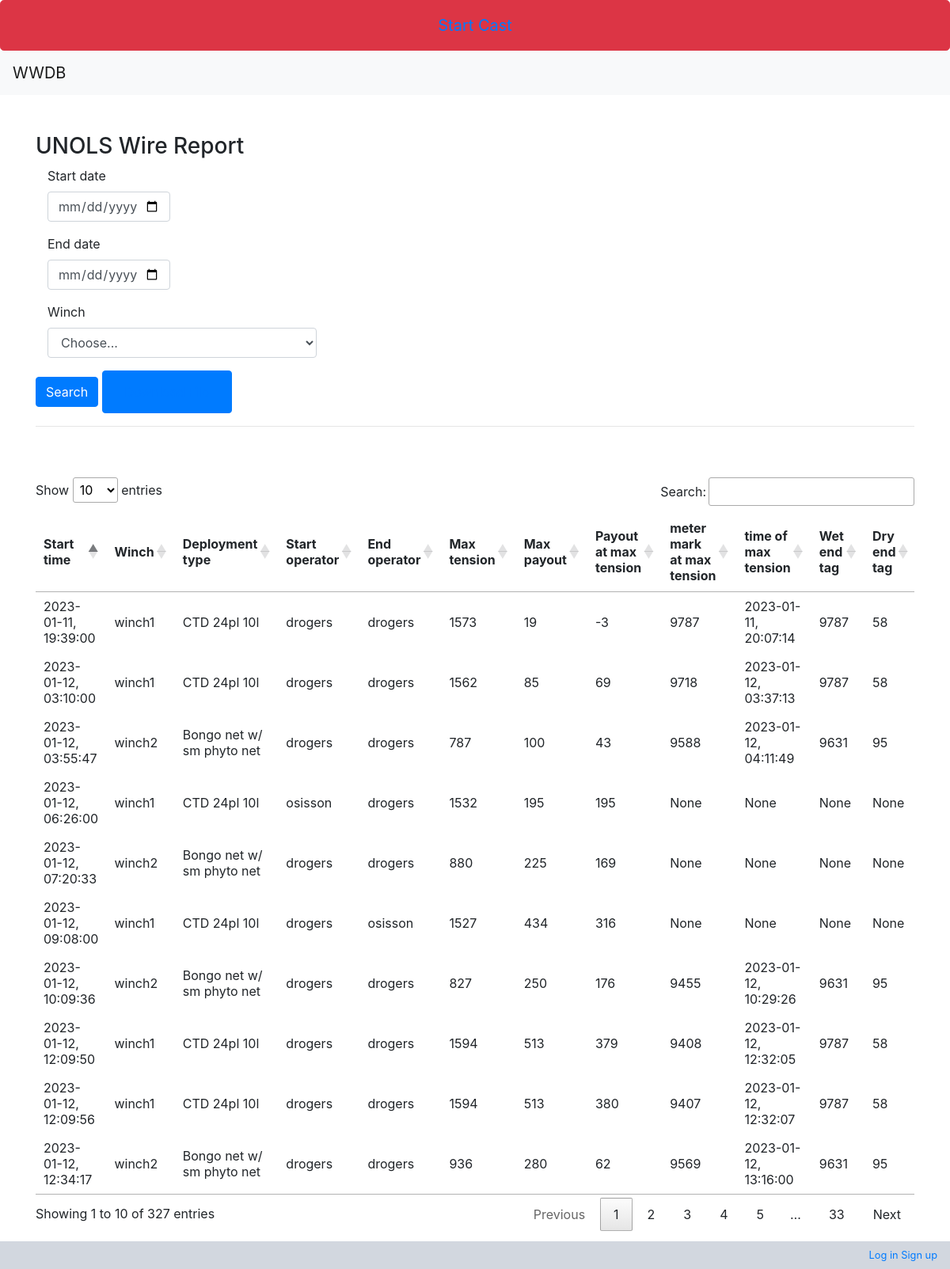
Page /wwdb/reports/unolswirereport/ on the earlier database version.
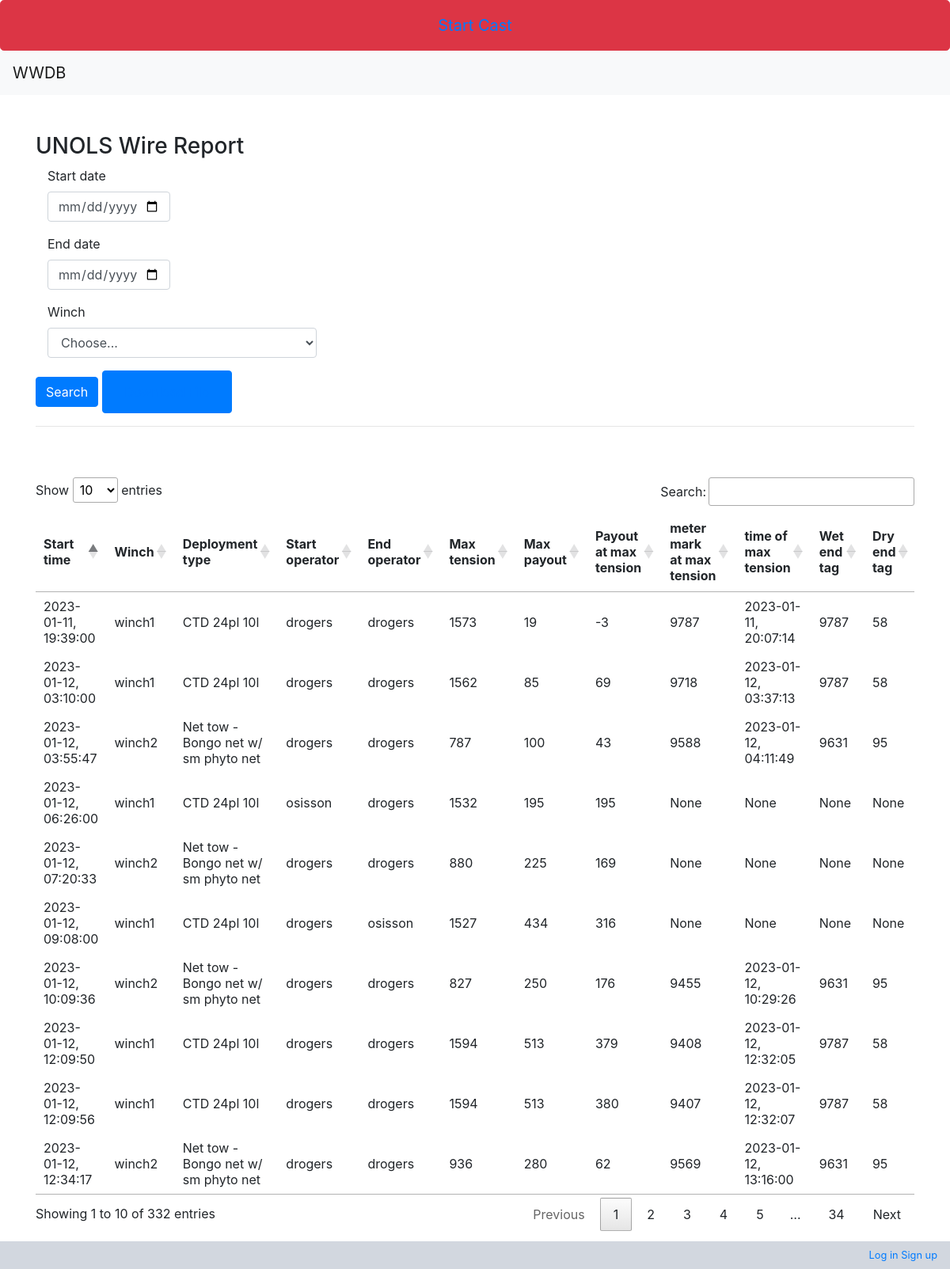
Same page on the later database version.
### wwdb/models.py (models this page shows, shortened)
class Cast(models.Model):
    id = models.AutoField(db_column='Id', primary_key=True, blank=True, null=False)
    startoperator = models.ForeignKey('WinchOperator', models.DO_NOTHING, db_column='StartOperatorId', null=True, related_name='startoperatorid', verbose_name="Start operator")
    endoperator = models.ForeignKey('WinchOperator', models.DO_NOTHING, db_column='EndOperatorId', null=True, related_name='endoperatorid', verbose_name='End operator')
    startdate = models.DateTimeField(db_column='StartDate', null=False, verbose_name='Start date and time', validators=[MaxValueValidator(limit_value=datetime.today)])
    enddate = models.DateTimeField(db_column='EndDate', blank=True, null=True, verbose_name='End date and time', validators=[MaxValueValidator(limit_value=datetime.today)])
    deploymenttype = models.ForeignKey('Deploymenttype', models.DO_NOTHING, db_column='DeploymentTypeId', null=True, verbose_name='Deployment type')
    wire = models.ForeignKey('Wire', models.DO_NOTHING, db_column='WireId', blank=True, null=True, verbose_name='Wire')
    winch = models.ForeignKey('Winch', models.DO_NOTHING, db_column='WinchId', null=True, verbose_name='Winch')
    notes = models.TextField(db_column='Notes', blank=True, null=True, verbose_name='Notes')
    maxtension = models.IntegerField(db_column='MaxTension', blank=True, null=True, verbose_name='Max tension')
    maxpayout = models.IntegerField(db_column='MaxPayout', blank=True, null=True, verbose_name='Max payout')
    payoutmaxtension = models.IntegerField(db_column='PayoutMaxTension', blank=True, null=True, verbose_name='Payout at max tension')
    metermaxtension = models.IntegerField(db_column='MeterMaxTension', blank=True, null=True, verbose_name='Meter mark at max tension')
    timemaxtension = models.DateTimeField(db_column='TimeMaxTension', blank=True, null=True, verbose_name='Time at max tension')
    flagforreview = models.BooleanField(db_column='Flagforreview', blank=True, null=True, verbose_name='Flag for review')
    dryendtag = models.IntegerField(db_column='DryEndTag', blank=True, null=True, verbose_name='Dry end tag')
    wetendtag = models.IntegerField(db_column='WetEndTag', blank=True, null=True, verbose_name='Wet end tag')
    motor = models.ForeignKey('Motor', models.DO_NOTHING, db_column='MotorId', blank=True, null=True, verbose_name='Motor')
    class Meta:
        managed = True
        db_table = 'Cast'
        verbose_name_plural = "Cast"
    @property
    def format_startdate(self):
        date=self.startdate
        formatdate=date.strftime("%Y-%m-%d, %H:%M:%S")
        return formatdate
    @property
    def format_timemaxtension(self):
        if not self.timemaxtension:
            return
        date=self.timemaxtension
        formatdate=date.strftime("%Y-%m-%d, %H:%M:%S")
        return formatdate

class DeploymentType(models.Model):
    id = models.AutoField(db_column='Id', primary_key=True, blank=True, null=False)
    status = models.BooleanField(db_column='Status', blank=True, null=True, verbose_name='Status')
    name = models.TextField(db_column='Name', blank=True, null=True, verbose_name='Name')
    equipment = models.TextField(db_column='Equipment', blank=True, null=True, verbose_name='Equipment')
    notes = models.TextField(db_column='Notes', blank=True, null=True, verbose_name='Notes')
    class Meta:
        managed = True
        db_table = 'DeploymentType'
        verbose_name_plural = "DeploymentType"
        ordering = ['name']
    def __str__(self):
        return str(self.name)

class Winch(models.Model):
    id = models.AutoField(db_column='Id', primary_key=True, blank=True, null=False)
    name = models.TextField(db_column='Name', blank=True, null=True, verbose_name='Name')
    ship = models.TextField(db_column='Ship', blank=True, null=True, verbose_name='Ship')
    institution = models.TextField(db_column='Institution', blank=True, null=True, verbose_name='Institution')
    manufacturer = models.TextField(db_column='Manufacturer', blank=True, null=True, verbose_name='Manufacturer')
    drums = models.ManyToManyField(Drum, through='Drumlocation', related_name='winches', verbose_name='Drum')
    wiretrainschematicjframe = models.TextField(db_column='WireTrainSchematicJFrame', blank=True, null=True, verbose_name='Wire train schematic Jframe')
    wiretrainschematicaframe = models.TextField(db_column='WireTrainSchematicAFrame', blank=True, null=True, verbose_name='Wire train schematic Aframe')
    status = models.BooleanField(db_column='Status', blank=True, null=True, verbose_name='Status')
    class Meta:
        managed = True
        db_table = 'Winch'
        verbose_name_plural = "Winch"
        ordering = ['name']
    def __str__(self):
        return str(self.name)

class WinchOperator(models.Model):
    id = models.AutoField(db_column='Id', primary_key=True, blank=True, null=False)
    status = models.BooleanField(db_column='Status', blank=True, null=True, verbose_name='Status')
    firstname = models.TextField(db_column='FirstName', blank=True, null=True, verbose_name='First name')
    lastname = models.TextField(db_column='LastName', blank=True, null=True, verbose_name='Last name')
    username = models.TextField(db_column='UserName', blank=True, null=True, verbose_name='User name')
    class Meta:
        managed = True
        db_table = 'WinchOperator'
        verbose_name_plural = "WinchOperator"
        ordering = ['username']
    def __str__(self):
        return str(self.username)

### wwdb/views.py (the view)
# urls.py: path('reports/unolswirereport/', views.unolswirereport, name='unolswirereport'),
def unolswirereport(request):
    qs = unols_form_filter(request)
    context = {
        'qs': qs,
        'winches':Winch.objects.all()
    }
    return render(request, "wwdb/reports/unolswirereport.html", context)

### context_processors.py (called while the page is built)
def cast_context(request):
    return {'last': Cast.objects.last()}

### wwdb/views.py (called while the page is built)
def is_valid_queryparam(param):
    return param != '' and param is not None

def unols_form_filter(request):
    qs = Cast.objects.all()
    winch = request.GET.get('winch')
    date_min = request.GET.get('date_min')
    date_max = request.GET.get('enddate')
    if is_valid_queryparam(winch) and winch != 'choose...':
        qs = qs.filter(winch__name=winch)
    if is_valid_queryparam(date_min):
        qs=qs.filter(startdate__gte=date_min)
    if is_valid_queryparam(date_max):
        qs=qs.filter(enddate__lt=date_max)
    return qs

### wwdb/templates/wwdb/reports/unolswirereport.html (shortened to what this page needs)
{% extends "wwdb/base.html" %}
{% block content %}
<div>
    <h3>UNOLS Wire Report</h3>
    <form method="GET" action=".">
        <div class="form-group col-md-2 col-lg-2">
            <label for="publishDateMax">Start date</label>
            <input type="date" class="form-control" id="startdate" name="date_min" placeholder="Start Date:">
        </div>
        <div class="form-group col-md-2 col-lg-2">
            <label for="publishDateMax">End date</label>
            <input type="date" class="form-control" id="enddate" name="date_max" placeholder="End Date:">
        </div>
        <div class="form-group col-md-4">
            <label for="category">Winch</label>
            <select id="winch" class="form-control" name="winch">
                <option selected>Choose...</option>
            </select>
        </div>
        <button type="submit" class="btn btn-primary">Search</button>
        <button type="button" class="btn btn-primary">
            <a class="nav-link" href="{% url 'unols_wire_report_file' %}">Download File</a>
        </button>
    </form>
    <hr />
    <table id="" class="display_nosearch">
        <thead>
            <tr>
                <th>Start time</th>
                <th>Winch</th>
                <th>Deployment type</th>
                <th>Start operator</th>
                <th>End operator</th>
                <th>Max tension</th>
                <th>Max payout</th>
                <th>Payout at max tension</th>
                <th>meter mark at max tension</th>
                <th>time of max tension</th>
                <th>Wet end tag</th>
                <th>Dry end tag</th>
            </tr>
        </thead>
        {% for cast in qs %}
        <tr>
            <td>{{cast.format_startdate}}</td>
            <td>{{cast.winch}}</td>
            <td>{{cast.deploymenttype}}</td>
            <td>{{cast.startoperator}}</td>
            <td>{{cast.endoperator}}</td>
            <td>{{cast.maxtension}}</td>
            <td>{{cast.maxpayout}}</td>
            <td>{{cast.payoutmaxtension}}</td>
            <td>{{cast.metermaxtension}}</td>
            <td>{{cast.format_timemaxtension}}</td>
            <td>{{cast.wetendtag}}</td>
            <td>{{cast.dryendtag}}</td>
        </tr>
        {% endfor %}
</div>
{% endblock content %}

Differences in the rows shown:
changed through a linked row, Cast (number 7 of 10 on the later page): deploymenttype "Bongo net w/ sm phyto net" → "Net tow - Bongo net w/ sm phyto net"
changed through a linked row, Cast (number 8 of 10 on the later page): deploymenttype "Bongo net w/ sm phyto net" → "Net tow - Bongo net w/ sm phyto net"
changed through a linked row, Cast (number 9 of 10 on the later page): deploymenttype "Bongo net w/ sm phyto net" → "Net tow - Bongo net w/ sm phyto net"
changed through a linked row, Cast (number 10 of 10 on the later page): deploymenttype "Bongo net w/ sm phyto net" → "Net tow - Bongo net w/ sm phyto net"
Other differences:
text written by a page script: "Show entries Search: Showing 1 to 10 of 327 entries Previous 1 2 3 4 5 … 33 Next" → "Show entries Search: Showing 1 to 10 of 332 entries Previous 1 2 3 4 5 … 34 Next"
